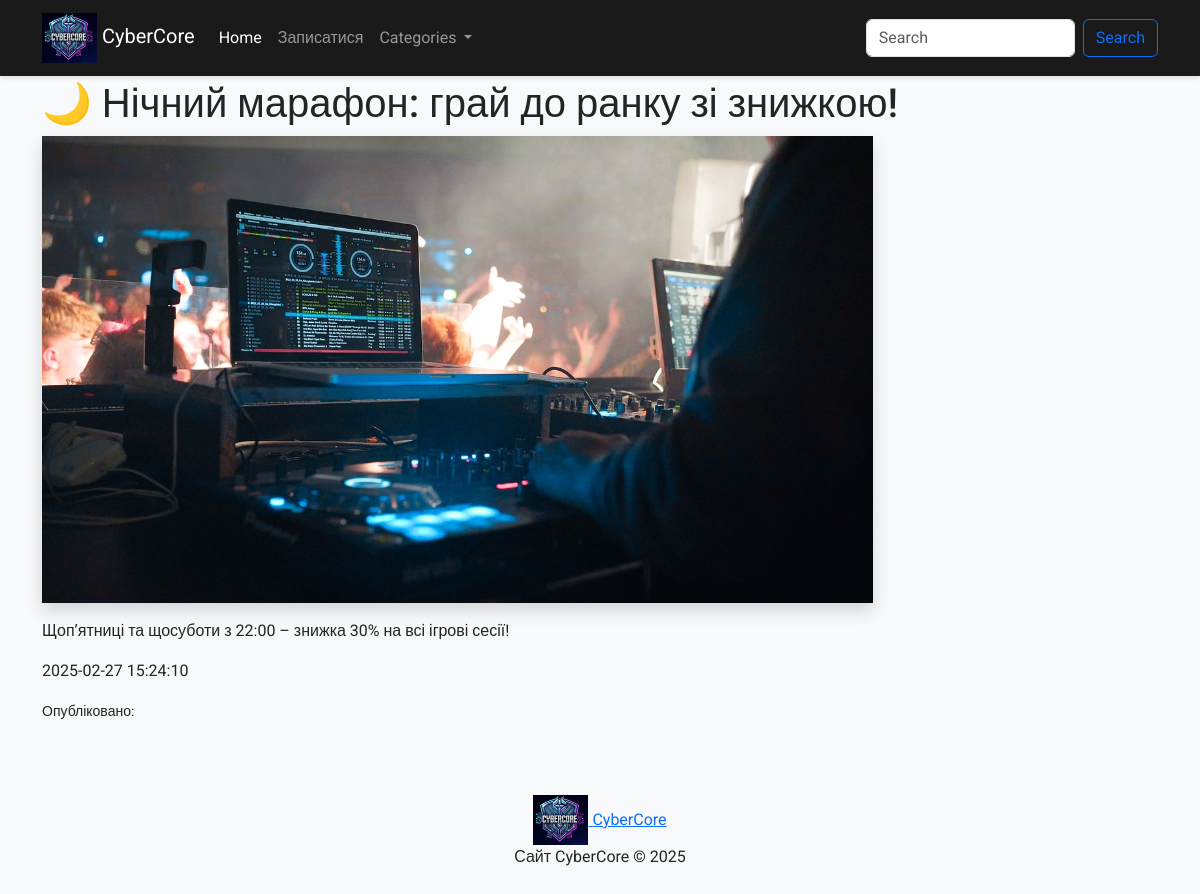
/articles/18, run on the app's committed database.
### tables this page shows
CREATE TABLE articles (
    id INTEGER PRIMARY KEY AUTOINCREMENT,
    user_id INTEGER NOT NULL,
    category_id INTEGER NOT NULL,
    title TEXT NOT NULL,
    content TEXT NOT NULL,
    created_at TIMESTAMP DEFAULT CURRENT_TIMESTAMP, image TEXT,
    FOREIGN KEY (user_id) REFERENCES users(id) ON DELETE CASCADE,
    FOREIGN KEY (category_id) REFERENCES categories(id) ON DELETE SET NULL
);

### app.py (the view)
@app.route("/articles/<int:article_id>")
def article_page(article_id):
    categories = db.get_categories()
    article = db.get_article_by_id(article_id)
    return render_template("article.html", categories=categories, article=article)

### db_scripts.py (called while the page is built)
    def open_db(self):
        self.conn = sqlite3.connect(self.dbname)
        self.cursor = self.conn.cursor()

    def get_categories(self):
        self.open_db()
        self.cursor.execute('''SELECT * FROM categories''')
        data = self.cursor.fetchall()
        self.conn.close()
        return data

    def get_article_by_id(self, article_id):
        self.open_db()
        self.cursor.execute('''SELECT * FROM articles WHERE id = ?''', [article_id])
        data = self.cursor.fetchone()
        self.conn.close()
        return data

### templates/article.html (shortened to what this page needs)
{% extends 'base.html' %}
{% block content %}
<main class="container my-5">
    <h1 class="mt-5">{{ article[3] }}</h1>
    <div class="row">
        <div class="col-12 col-md-8 col-xl-9">
            {% if article[6] %}
                <img src="{{ url_for('static', filename='Photos/' + article[6]) }}" class="img-fluid shadow" alt="Зображення статті">
            {% endif %}
            <p class="mt-3">{{ article[4] }}</p>
            <p class="">{{ article[5] }}</p>
            <small>Опубліковано: {{ article[7] }}</small>
        </div>
        <div class="col-12 col-md-4 col-xl-3">
        </div>
    </div>
</main>
{% endblock content %}

### static/style.css (style rules this page uses)
body { font-family: 'Roboto', sans-serif; background-color: #f8f9fa; }
.shadow { box-shadow: 0 4px 8px rgba(0, 0, 0, 0.2); }

### data on the page
articles: title "🌙 Нічний марафон: грай до ранку зі знижкою!", image (picture), content "Щоп’ятниці та щосуботи з 22:00 – знижка 30% на всі ігрові сесії!", created_at "2025-02-27 15:24:10"
